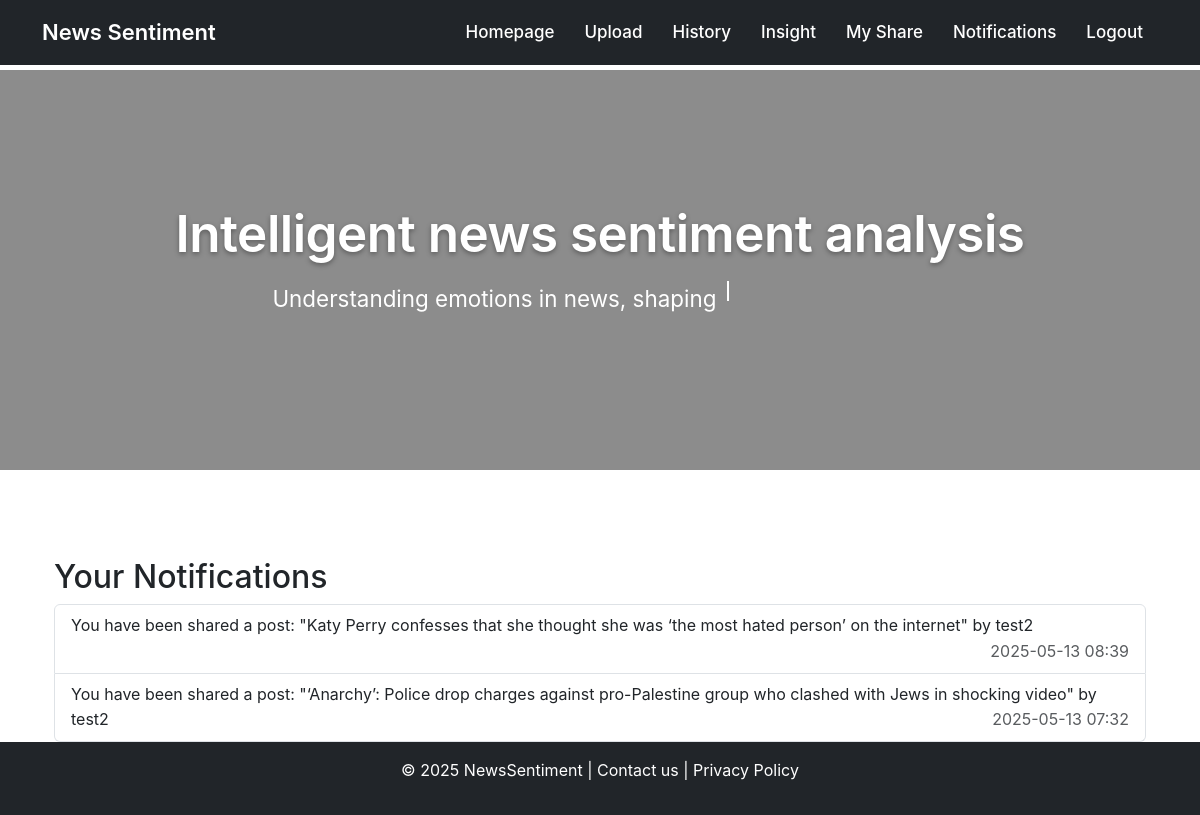
/notifications (signed in), run on the app's committed database.
### app/models.py (models this page shows, shortened)
class Notification(db.Model):
    id = db.Column(db.Integer, primary_key=True)
    user_id = db.Column(db.Integer, db.ForeignKey('user.id'), index=True)
    message = db.Column(db.String(256))
    timestamp = db.Column(db.DateTime, default=datetime.utcnow)
    is_read = db.Column(db.Boolean, default=False)
    user = db.relationship('User', backref='notifications')

### app/routes.py (the view)
@app.route('/notifications')
@login_required
def notifications():
    notifications = Notification.query.filter_by(user_id=current_user.id).order_by(Notification.timestamp.desc()).all()
    return render_template('notifications.html', notifications=notifications)

### app/models.py (called while the page is built)
@login.user_loader
def load_user(id):
    return db.session.get(User, int(id))

### app/routes.py (called while the page is built)
@app.before_request
def refresh_current_user_notifications():
    if current_user.is_authenticated:
        db.session.expire(current_user, ['notifications'])

### app/templates/notifications.html (shortened to what this page needs)
{% extends "base.html" %}
{% block content %}
<div class="container mt-5">
    <h2>Your Notifications</h2>
    <ul class="list-group">
        {% for notif in notifications %}
        <li class="list-group-item{% if not notif.is_read %} list-group-item-info{% endif %}">
            {{ notif.message }} <span class="text-muted float-end">{{ notif.timestamp.strftime('%Y-%m-%d %H:%M')
                }}</span>
        </li>
        {% else %}
        <li class="list-group-item">No notifications.</li>
        {% endfor %}
    </ul>
</div>
{% endblock %}

### app/static/css/homepage.css (style rules this page uses)
body { font-family: -apple-system, BlinkMacSystemFont, 'Segoe UI', Roboto, Helvetica, Arial, sans-serif, 'Apple Color Emoji', 'Segoe UI Emoji', 'Segoe UI Symbol'; margin: 0; -webkit-font-smoothing: antialiased; -moz-osx-font-smoothing: grayscale; line-height: 1.6; background-image: url('../images/background.jpg'); background-attachment: fixed; background-size: cover; background-position: center center; background-repeat: no-repeat; padding-top: 70px; min-height: 100vh; display: flex; flex-direction: column; }

### data on the page
Notification: message "You have been shared a post: \"Katy Perry confesses that she thought she was ‘the most hated person’ on the internet\" by test2", timestamp "2025-05-13 08:39"
Notification: message "You have been shared a post: \"‘Anarchy’: Police drop charges against pro-Palestine group who clashed with Jews in shocking video\" by test2", timestamp "2025-05-13 07:32"
